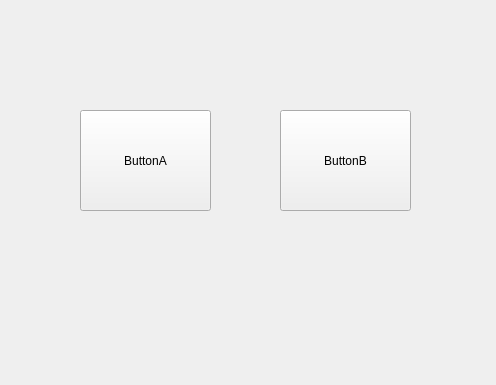
<?xml version="1.0" encoding="UTF-8"?>
<ui version="4.0">
 <class>Form</class>
 <widget class="QWidget" name="Form">
  <property name="geometry">
   <rect>
    <x>0</x>
    <y>0</y>
    <width>496</width>
    <height>385</height>
   </rect>
  </property>
  <property name="windowTitle">
   <string>Form</string>
  </property>
  <widget class="QPushButton" name="Button_A">
   <property name="geometry">
    <rect>
     <x>80</x>
     <y>110</y>
     <width>131</width>
     <height>101</height>
    </rect>
   </property>
   <property name="text">
    <string>ButtonA</string>
   </property>
  </widget>
  <widget class="QPushButton" name="Button_B">
   <property name="geometry">
    <rect>
     <x>280</x>
     <y>110</y>
     <width>131</width>
     <height>101</height>
    </rect>
   </property>
   <property name="text">
    <string>ButtonB</string>
   </property>
  </widget>
 </widget>
 <resources/>
 <connections/>
</ui>
